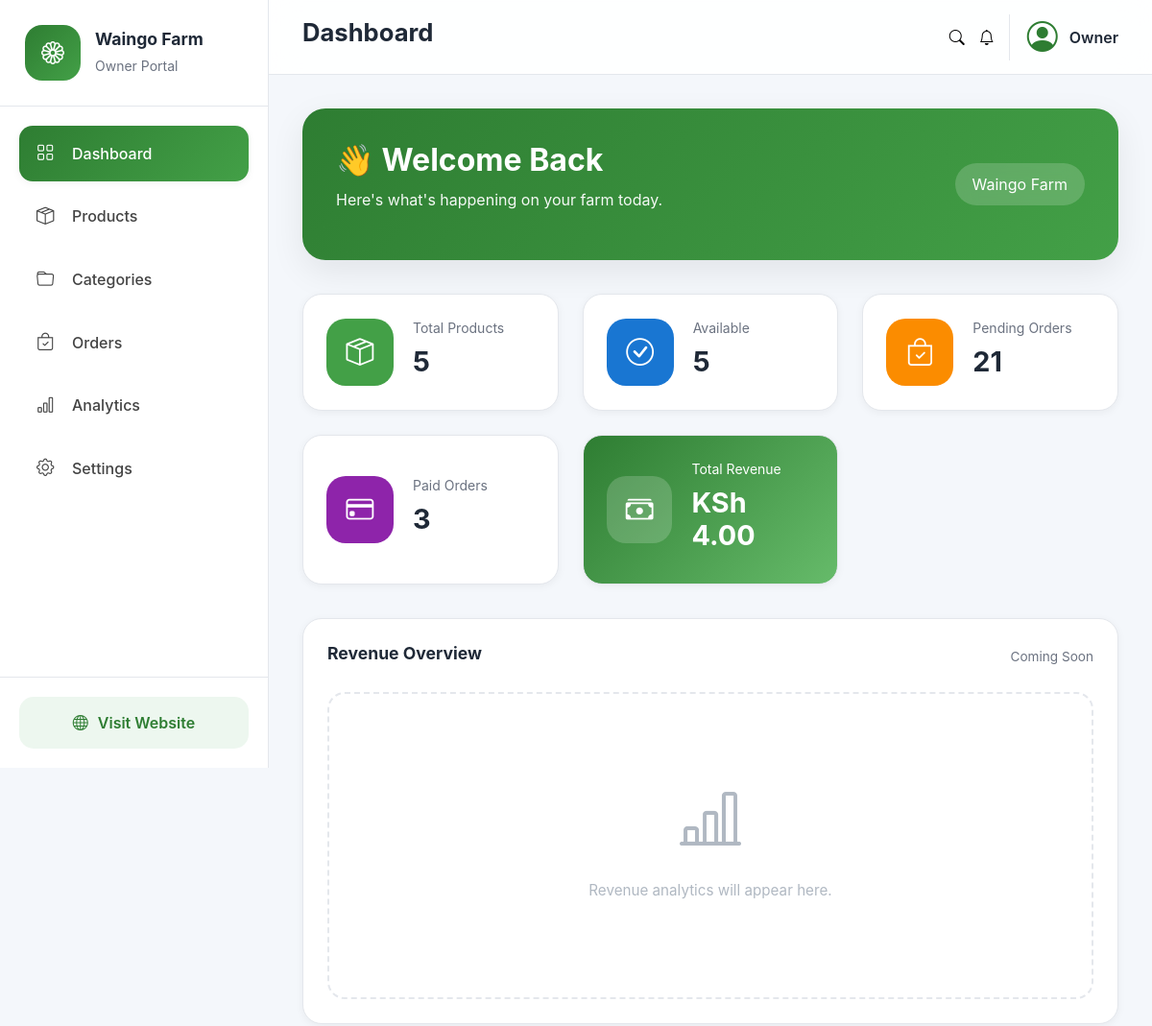
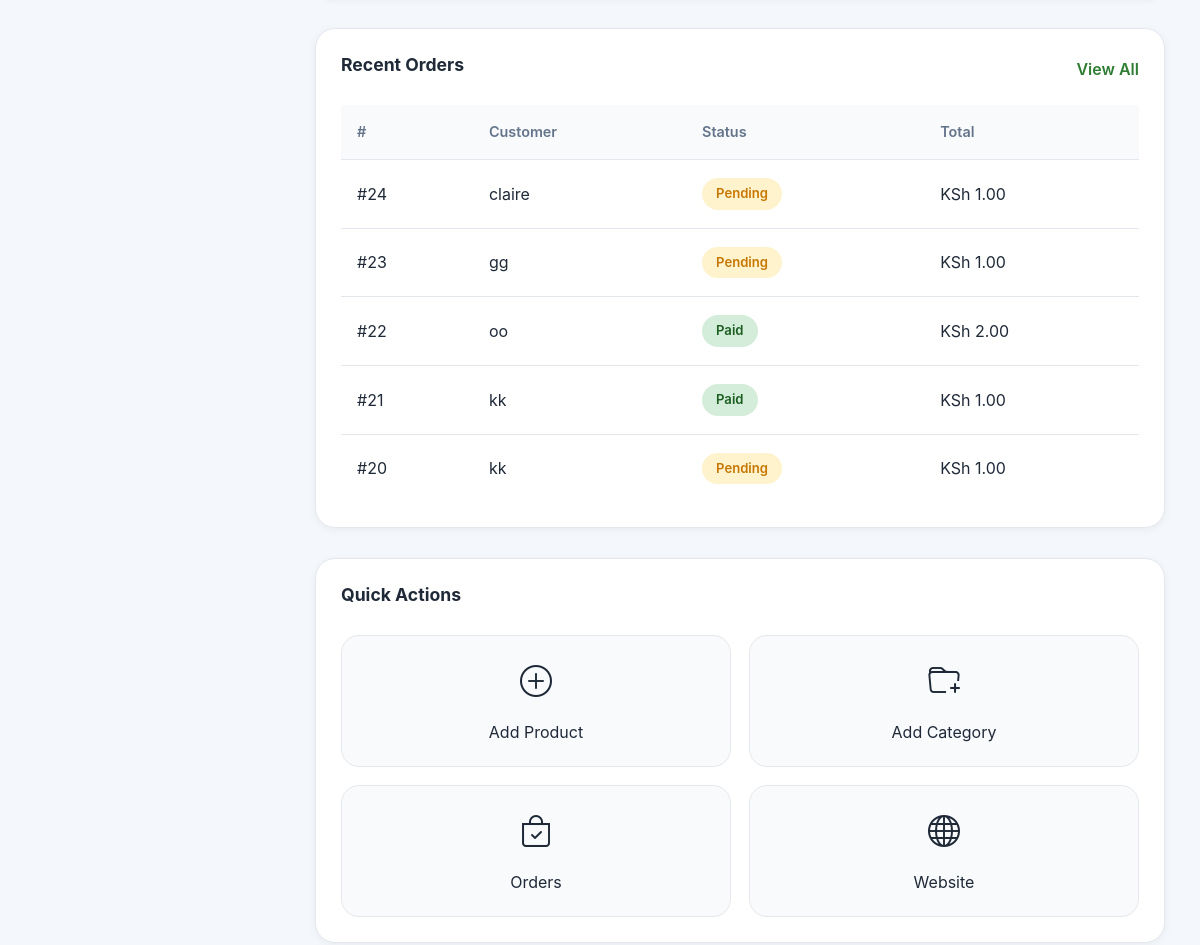
/owner/ (signed in, upper part), run on an earlier commit of the app's database (2 pictures, top to bottom).
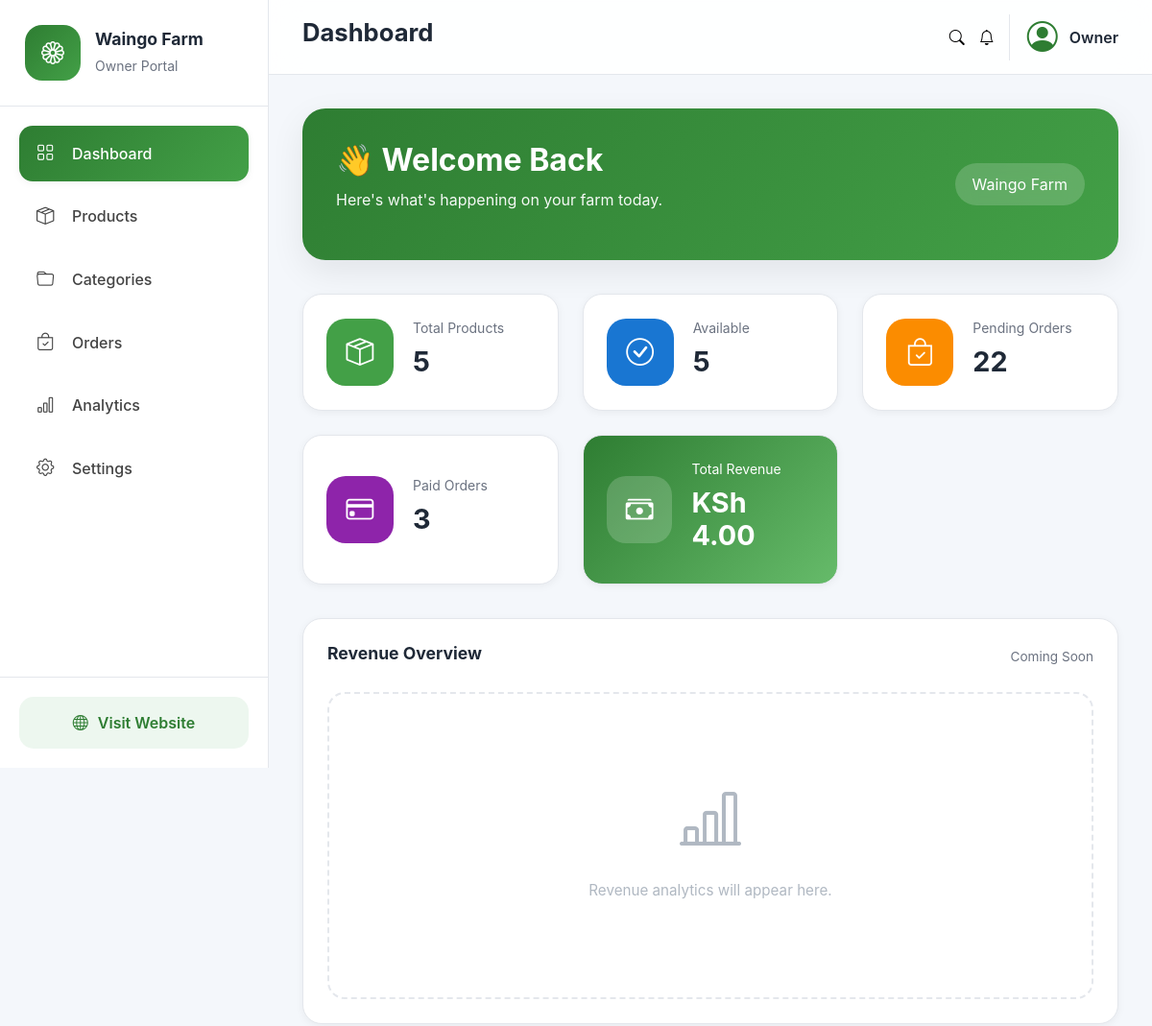
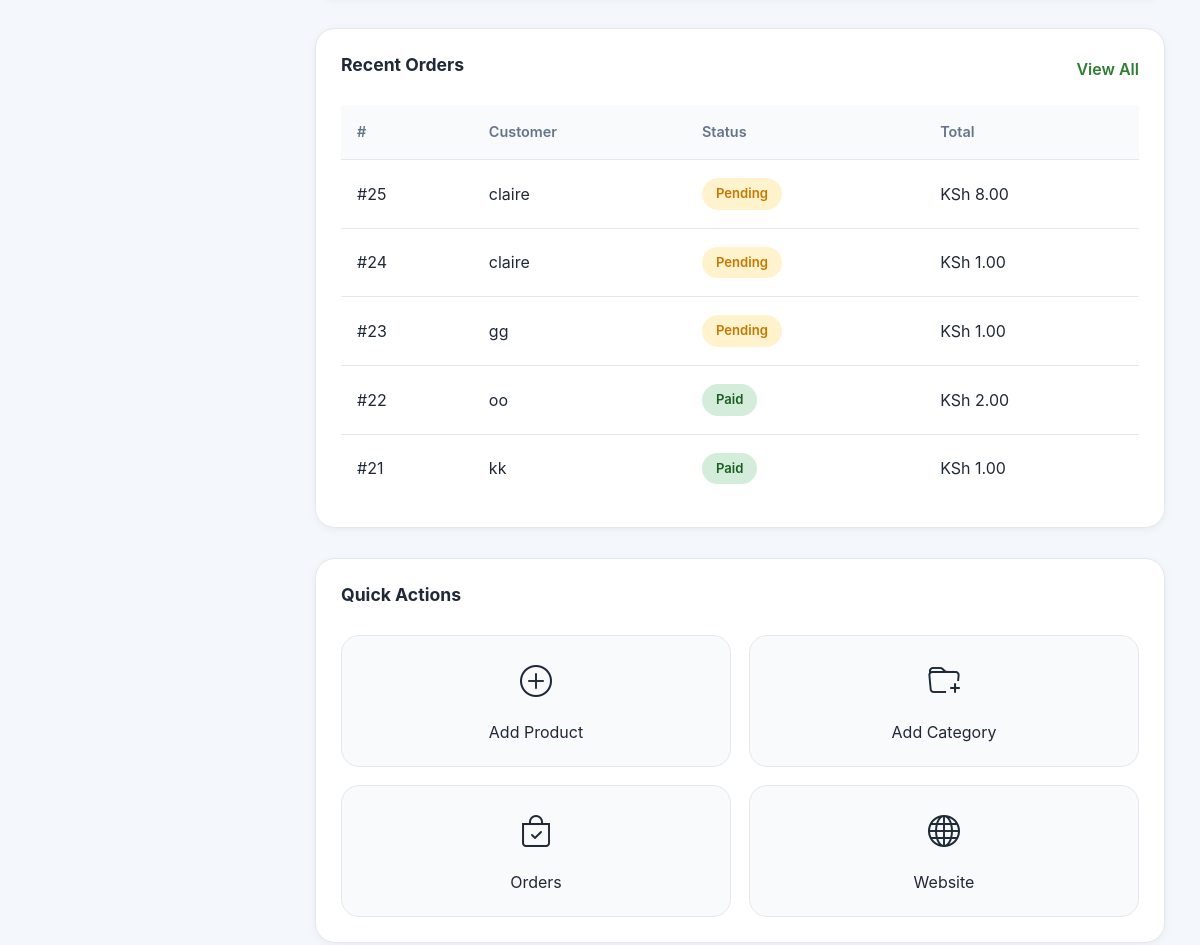
And on a later commit of the database (2 pictures, top to bottom).
### Farm/models.py (models this page shows, shortened)
class Order(models.Model):
    STATUS_CHOICES = [
        ("pending", "Pending"),
        ("paid", "Paid"),
        ("processing", "Processing"),
        ("shipped", "Shipped"),
        ("completed", "Completed"),
        ("cancelled", "Cancelled"),
    ]
    full_name = models.CharField(
        max_length=150
    )
    phone = models.CharField(
        max_length=30
    )
    email = models.EmailField(
        blank=True
    )
    county = models.CharField(
        max_length=100
    )
    town = models.CharField(
        max_length=100
    )
    delivery_address = models.TextField()
    order_notes = models.TextField(
        blank=True
    )
    total_amount = models.DecimalField(
        max_digits=12,
        decimal_places=2,
        default=0
    )
    status = models.CharField(
        max_length=20,
        choices=STATUS_CHOICES,
        default="pending"
    )
    created_at = models.DateTimeField(
        auto_now_add=True
    )
    updated_at = models.DateTimeField(
        auto_now=True
    )
    mpesa_merchant_request_id = models.CharField(
        max_length=100,
        blank=True,
        null=True
    )
    mpesa_checkout_request_id = models.CharField(
        max_length=100,
        blank=True,
        null=True
    )
    mpesa_receipt_number = models.CharField(
        max_length=100,
        blank=True,
        null=True
    )
    mpesa_result_code = models.IntegerField(
        blank=True,
        null=True
    )
    mpesa_result_description = models.TextField(
        blank=True,
        null=True
    )
    paid_at = models.DateTimeField(
        blank=True,
        null=True
    )
    class Meta:
        ordering = ["-created_at"]

### Farm/owner/views.py (the view)
class DashboardView(LoginRequiredMixin, TemplateView):
    template_name = "owner/dashboard.html"
    def get_context_data(self, **kwargs):
        context = super().get_context_data(**kwargs)
        context["total_products"] = Product.objects.count()
        context["available_products"] = Product.objects.filter(
            is_available=True
        ).count()
        context["pending_orders"] = Order.objects.filter(
            status="pending"
        ).count()
        context["paid_orders"] = Order.objects.filter(
            status="paid"
        ).count()
        context["total_sales"] = (
            Order.objects.filter(status="paid")
            .aggregate(total=Sum("total_amount"))["total"] or 0
        )
        context["recent_orders"] = (
            Order.objects
            .order_by("-created_at")[:5]
        )
        context["low_stock_products"] = (
            Product.objects
            .filter(
                stock__lte=10,
                stock__gt=0,
            )
        )
        return context

### Farm/context_processors.py (called while the page is built, shortened)
def cart_context(request):
    cart = request.session.get(
        "cart",
        {}
    )
    cart_count = 0
    cart_total = Decimal("0.00")
    return {
        "cart_count": cart_count,
        "cart_total": cart_total,
    }

def categories_processor(request):
    categories = Category.objects.all()
    return {
        "categories": categories,
    }

### templates/owner/dashboard.html (shortened to what this page needs)
{% extends "owner/base_owner.html" %} {% load static %}  {% block extra_css %}
<link rel="stylesheet" href="{% static 'css/owner/dashboard.css' %}" />
{% endblock %} {% block content %}
<section class="welcome-section">
  <div class="welcome-card">
    <div>
      <h1>👋 Welcome Back</h1>
      <p>Here's what's happening on your farm today.</p>
    </div>
    <div class="welcome-date">
      <span>Waingo Farm</span>
    </div>
  </div>
</section>
<section class="stats-grid">
  <div class="stat-card">
    <div class="stat-icon green">
      <i class="bi bi-box-seam"></i>
    </div>
    <div>
      <small>Total Products</small>
      <h2>{{ total_products }}</h2>
    </div>
  </div>
  <div class="stat-card">
    <div class="stat-icon blue">
      <i class="bi bi-check-circle"></i>
    </div>
    <div>
      <small>Available</small>
      <h2>{{ available_products }}</h2>
    </div>
  </div>
  <div class="stat-card">
    <div class="stat-icon orange">
      <i class="bi bi-bag-check"></i>
    </div>
    <div>
      <small>Pending Orders</small>
      <h2>{{ pending_orders }}</h2>
    </div>
  </div>
  <div class="stat-card">
    <div class="stat-icon purple">
      <i class="bi bi-credit-card"></i>
    </div>
    <div>
      <small>Paid Orders</small>
      <h2>{{ paid_orders }}</h2>
    </div>
  </div>
  <div class="stat-card revenue-card">
    <div class="stat-icon">
      <i class="bi bi-cash-stack"></i>
    </div>
    <div>
      <small>Total Revenue</small>
      <h2>KSh {{ total_sales|floatformat:2 }}</h2>
    </div>
  </div>
</section>
<section class="dashboard-layout">
  <div class="dashboard-left">
    <div class="dashboard-widget">
      <div class="widget-header">
        <h3>Revenue Overview</h3>
        <span>Coming Soon</span>
      </div>
      <div class="chart-placeholder">
        <i class="bi bi-bar-chart-line"></i>
        <p>Revenue analytics will appear here.</p>
      </div>
    </div>
    <div class="dashboard-widget">
      <div class="widget-header">
        <h3>Recent Orders</h3>
        <a href="{% url 'owner:orders' %}"> View All </a>
      </div>
      {% if recent_orders %}
      <table class="owner-table">
        <thead>
          <tr>
            <th>#</th>
            <th>Customer</th>
            <th>Status</th>
            <th>Total</th>
          </tr>
        </thead>
        <tbody>
          {% for order in recent_orders %}
          <tr>
            <td>#{{ order.id }}</td>
            <td>{{ order.full_name }}</td>
            <td>
              <span class="status {{ order.status }}">
                {{ order.get_status_display }}
              </span>
            </td>
            <td>KSh {{ order.total_amount|floatformat:2 }}</td>
          </tr>
          {% endfor %}
        </tbody>
      </table>
      {% else %}
      <div class="empty-widget">
        <i class="bi bi-bag"></i>
        <p>No recent orders.</p>
      </div>
      {% endif %}
    </div>
  </div>
  <div class="dashboard-right">
    <div class="dashboard-widget">
      <div class="widget-header">
        <h3>Quick Actions</h3>
      </div>
      <div class="quick-grid">
<a href="{% url 'owner:product_add' %}">
    <i class="bi bi-plus-circle"></i>
    <span>Add Product</span>
</a>
        <a href="{% url 'owner:category_add' %}">
          <i class="bi bi-folder-plus"></i>
          <span>Add Category</span>
        </a>
        <a href="{% url 'owner:orders' %}">
          <i class="bi bi-bag-check"></i>
          <span>Orders</span>
        </a>
        <a href="{% url 'home' %}" target="_blank">
          <i class="bi bi-globe"></i>
          <span>Website</span>
        </a>
      </div>
    </div>
  </div>
</section>
{% endblock %}

What changed in the data, as far as the page shows it:
no longer on this page (row unchanged): Order: id "20", full_name "kk", status "Pending", total_amount "1.00"
added Order: id "25", full_name "claire", status "Pending", total_amount "8.00"
Also different on the page:
{{ pending_orders }}: "21" → "22"
